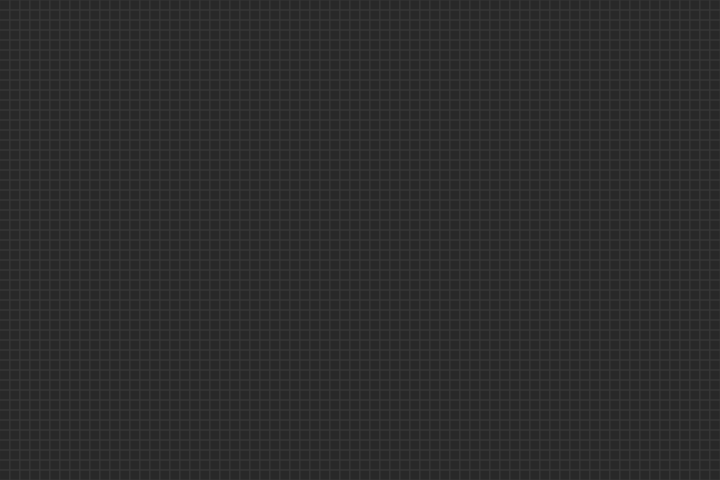
Frame 1 (no input)
Frame 60 (no input): identical to frame 1, image omitted
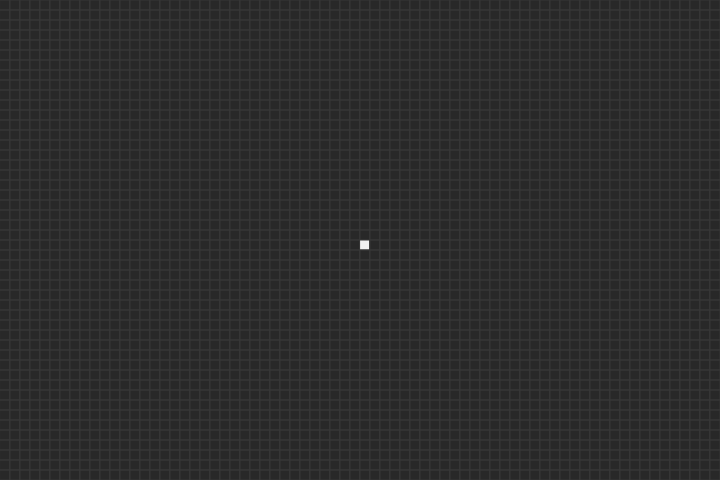
Frame 120 (the mouse pressed at the canvas centre since frame 60)

The p5.js sketch that drew these frames (run headless with seeded random() and noise() and a simulated clock; from frame 60 on, the mouse is pressed at the canvas centre):

// p5.js sketch
// ── sketch.js
var celulas=[];
var tamanho_celulas=10;
var linhas;
var colunas;

function setup() {
  createCanvas(720,480);
  linhas=height/tamanho_celulas;
  colunas=width/tamanho_celulas;
  for(let i=0;i<linhas;i++){
    celulas[i]=[];
    for(let j=0;j<colunas;j++){
      celulas[i][j]=false;
    }
  }
  print(celulas);
  button = createButton('Limpar Tudo');
  button.size(150,40);
  button.position(20,height+20);
}

function draw() {
  background(40);
  for(let i=0;i<linhas;i++){
    for(let j=0;j<colunas;j++){
      stroke(55);
      if(celulas[i][j]){
        fill(240);
      }else{
        noFill();
      }
      rect(j*tamanho_celulas,i*tamanho_celulas,tamanho_celulas);
    }
  }
  button.mousePressed(limpaCelulas);
}

function mousePressed(){
  if(mouseX>0&&mouseX<width&&mouseY>0&&mouseY<height){
    let celulaX=floor(mouseX/tamanho_celulas);
    let celulaY=floor(mouseY/tamanho_celulas);
    celulas[celulaY][celulaX]=!celulas[celulaY][celulaX];
  }
}

function limpaCelulas(){
  for(let i=0;i<linhas;i++){
    celulas[i]=[];
    for(let j=0;j<colunas;j++){
      celulas[i][j]=false;
    }
  }
}
